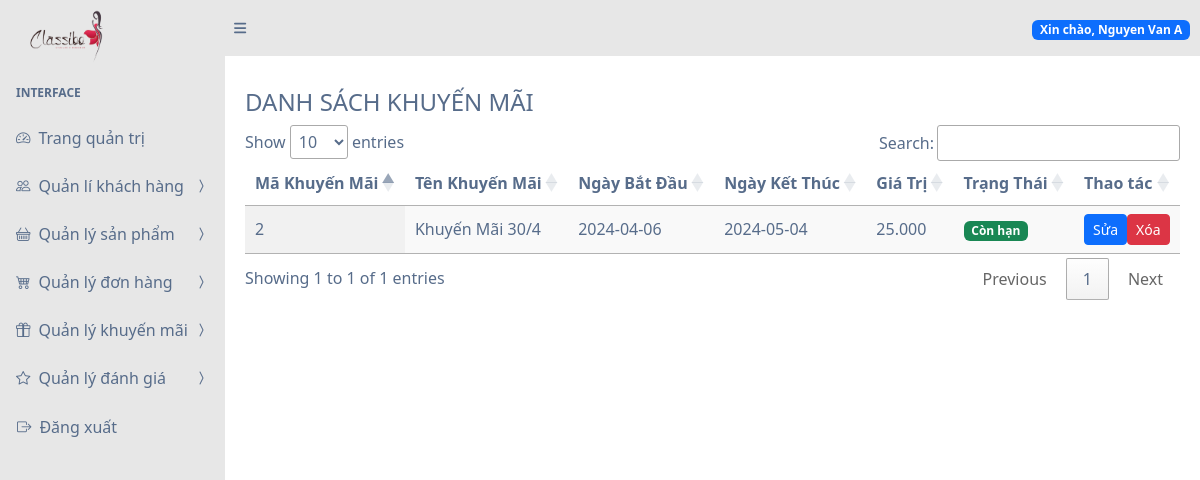
/?page=view-promotions (signed in), run on an earlier commit of the app's database.
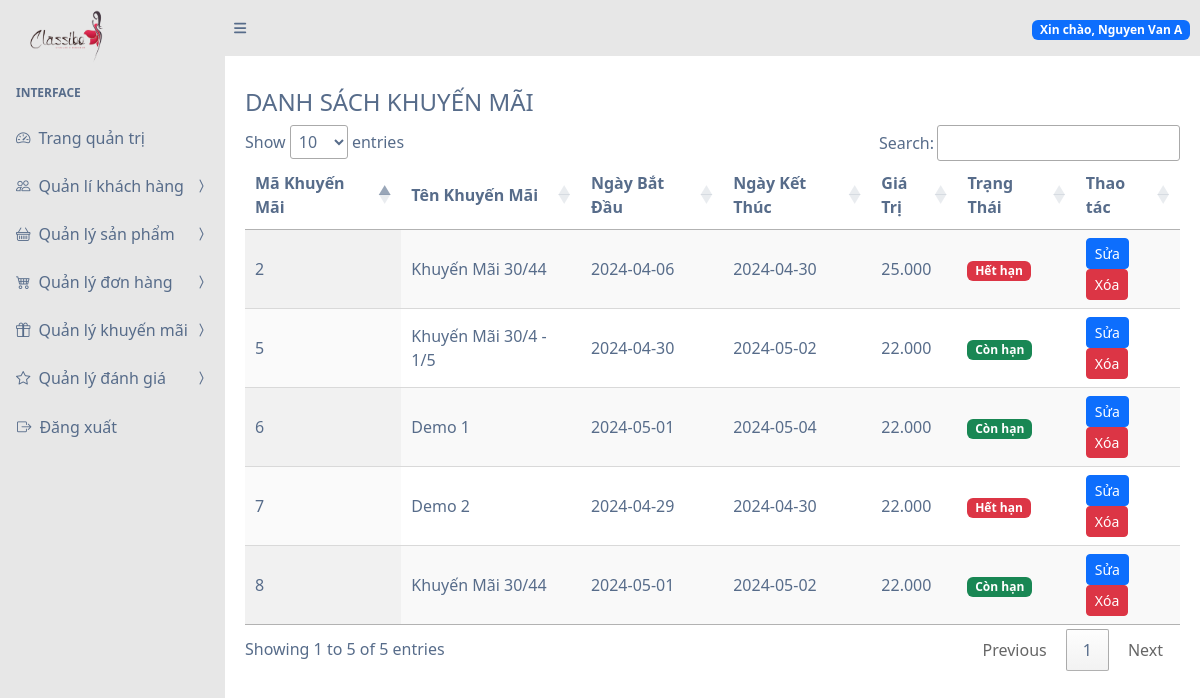
And on a later commit of the database.
### tables this page shows
CREATE TABLE `khuyenmai` (
  `ma_khuyen_mai` int(11) NOT NULL,
  `ten_khuyen_mai` varchar(100) DEFAULT NULL,
  `ngay_bat_dau` date DEFAULT NULL,
  `ngay_ket_thuc` date DEFAULT NULL,
  `gia_tri` decimal(10,3) DEFAULT NULL
);

### views/view-promotions.php (the view, shortened to what this page needs)
<?php
include 'config/mysql_connection.php';
$query_promotions = "SELECT * FROM KhuyenMai";
$result_promotions = $conn->query($query_promotions);
?>
<div class="container mt-4">
    <h4>DANH SÁCH KHUYẾN MÃI</h4>
    <table id="promotionTable" class="display">
        <thead>
            <tr>
                <th>Mã Khuyến Mãi</th>
                <th>Tên Khuyến Mãi</th>
                <th>Ngày Bắt Đầu</th>
                <th>Ngày Kết Thúc</th>
                <th>Giá Trị</th>
                <th>Trạng Thái</th>
                <th>Thao tác</th>
            </tr>
        </thead>
        <tbody>
            <?php
            while ($row = $result_promotions->fetch_assoc()) {
                echo "<tr>";
                echo "<td>" . $row['ma_khuyen_mai'] . "</td>";
                echo "<td>" . $row['ten_khuyen_mai'] . "</td>";
                echo "<td>" . $row['ngay_bat_dau'] . "</td>";
                echo "<td>" . $row['ngay_ket_thuc'] . "</td>";
                echo "<td>" . $row['gia_tri'] . "</td>";
                $current_date = date("Y-m-d");
                if ($row['ngay_ket_thuc'] < $current_date) {
                    $status = "<span class='badge bg-danger'>Hết hạn</span>";
                } else {
                    $status = "<span class='badge bg-success'>Còn hạn</span>";
                }
                echo "<td>" . $status . "</td>";
                echo "<td>";
                echo "<a href='http://localhost:2222/nhanvien/?page=edit-promotion&id=" . $row['ma_khuyen_mai'] . "' class='btn btn-primary btn-sm'>Sửa</a>";
                echo "<button type='button' class='btn btn-danger btn-sm deleteBtn' data-id='" . $row['ma_khuyen_mai'] . "' data-name='" . $row['ten_khuyen_mai'] . "'>Xóa</button>";
                echo "</td>";
                echo "</tr>";
            }
            ?>
        </tbody>
    </table>
</div>

What changed in the data, as far as the page shows it:
changed khuyenmai id 2: ten_khuyen_mai "Khuyến Mãi 30/4" → "Khuyến Mãi 30/44"; ngay_ket_thuc "2024-05-04" → "2024-04-30"; ngay_ket_thuc "Còn hạn" → "Hết hạn"
added khuyenmai: ma_khuyen_mai "5", ten_khuyen_mai "Khuyến Mãi 30/4 - 1/5", ngay_bat_dau "2024-04-30", ngay_ket_thuc "2024-05-02", gia_tri "22.000", shows "Còn hạn"
added khuyenmai: ma_khuyen_mai "6", ten_khuyen_mai "Demo 1", ngay_bat_dau "2024-05-01", ngay_ket_thuc "2024-05-04", gia_tri "22.000", shows "Còn hạn"
added khuyenmai: ma_khuyen_mai "7", ten_khuyen_mai "Demo 2", ngay_bat_dau "2024-04-29", ngay_ket_thuc "2024-04-30", gia_tri "22.000", shows "Hết hạn"
added khuyenmai: ma_khuyen_mai "8", ten_khuyen_mai "Khuyến Mãi 30/44", ngay_bat_dau "2024-05-01", ngay_ket_thuc "2024-05-02", gia_tri "22.000", shows "Còn hạn"
Also different on the page:
text written by a page script: "Show entries Search: Showing 1 to 1 of 1 entries Previous 1 Next" → "Show entries Search: Showing 1 to 5 of 5 entries Previous 1 Next"
